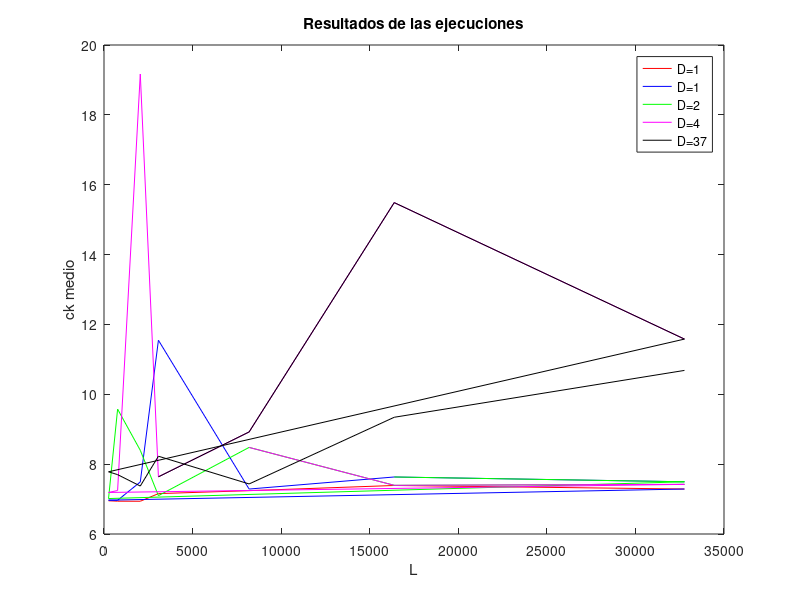
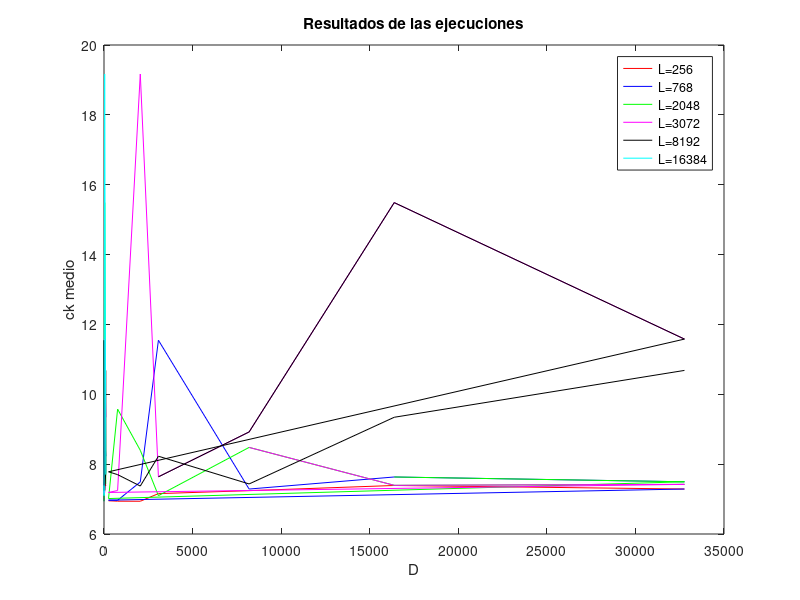

The MATLAB source for these figures, in order:
ds = importdata ("results.csv", delimiterIn=",", headerLinesIn=1);

colors = ["r", "b", "g", "m", "k", "c"];

num_L=6;	%Numero de valores distintos de L
num_D=5;	%numero de valores distintos de D

%Gráfica de Ds
l = [];
array_plots = [];

for i = 1:num_D
    indexes = 1 + ((i-1)*num_L) : i*7;
    array_plots(i) = plot(ds.data(indexes, 3), ds.data(indexes, 5), "color", colors(i));
    l = [l ds.data(indexes(1), 1)];
    if (i == 1); hold on; endif;
endfor

title("Resultados de las ejecuciones");

legend(array_plots, cellstr(num2str(l', 'D=%-d')));
xlabel("L");
ylabel("ck medio");
print -djpg graphD-L.jpg;


%Para la gráfica de Ls
l = [];
array_plots = [];

for i = 1:num_L
    indexes = i : num_L : 35;
    array_plots(i) = plot(ds.data(indexes, 1), ds.data(indexes, 5), "color", colors(i));
    l = [l ds.data(indexes(1), 3)];
    if (i == 1); hold on; endif;
endfor

title("Resultados de las ejecuciones");

legend(array_plots, cellstr(num2str(l', 'L=%-d')));
xlabel("D");
ylabel("ck medio");
print -djpg graphL-D.jpg;
